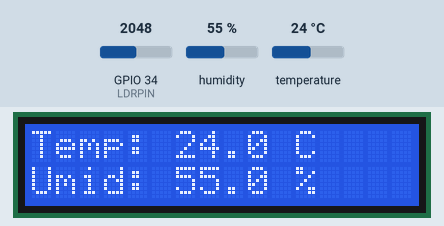
This sketch was run on a simulated ESP32. Parts: 16×2 character LCD. The inputs (shaded band) are chosen by the test bench; at power-on: humidity 55 %, temperature 24 °C, GPIO 34 (LDRPIN) = 2048. What the sketch prints to the serial monitor is not drawn.

Above: at 2.7 s.
2.8 s: humidity set to 22 %
At 5.0 s:
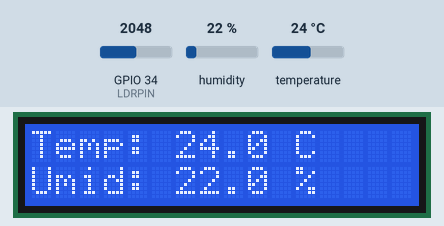
5.5 s: temperature set to 12 °C
At 6.5 s:
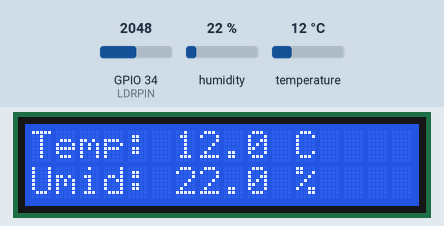
8.2 s: humidity set to 40 %
At 10.7 s:
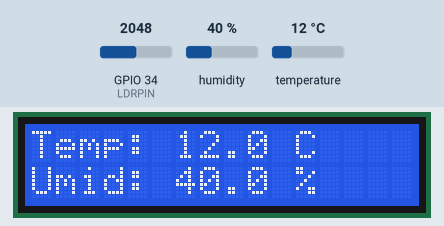
11.2 s: temperature set to 19 °C
At 12.2 s:
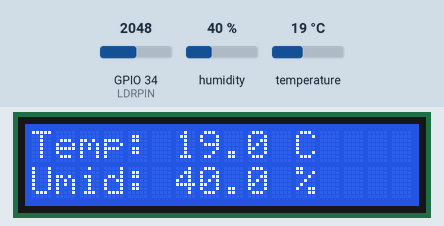
Timing chart, 0 to 14.2 s (numbered marks = the images above; inputs shaded):
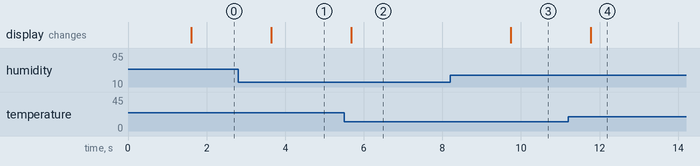

The sketch:

sketch.ino
```cpp
/**
 * LAB 06: Comunicação I2C e a Transição Monolítico -> M3F Sliced
 * UC S122 - Internet das Coisas | SENAI Porto Alegre
 *
 * Este arquivo contém o Código Monolítico de Partida.
 * Siga as instruções do README.md para fatiar este código em abas modulares!
 */

#include <DHT.h>
#include <Wire.h>
#include <LiquidCrystal_I2C.h>

#define DHTPIN 15
#define DHTTYPE DHT22
#define LDRPIN 34

DHT dht(DHTPIN, DHTTYPE);
LiquidCrystal_I2C lcd(0x27, 16, 2);

void setup() {
  Serial.begin(115200);
  dht.begin();

  // Inicialização do LCD I2C
  lcd.init();
  lcd.backlight();
  lcd.clear();
  lcd.setCursor(0, 0);
  lcd.print("Estufa IoT Monol");
  delay(1500);
}

void loop() {
  // Leitura dos Sensores
  float temp = dht.readTemperature();
  float umid = dht.readHumidity();
  int luzRaw = analogRead(LDRPIN);
  int luzPerc = map(luzRaw, 0, 4095, 0, 100);

  if (isnan(temp) || isnan(umid)) {
    Serial.println("Erro ao ler dados dos sensores!");
    delay(2000);
    return;
  }

  // Envio Serial (Debug)
  Serial.printf(
    "T: %.1f C | U: %.1f %% | Luz: %d%%\n",
    temp, umid, luzPerc
  );

  // Exibição no LCD (Visualização Local)
  lcd.clear();
  lcd.setCursor(0, 0);
  lcd.print("Temp: ");
  lcd.print(temp, 1);
  lcd.print(" C");
  lcd.setCursor(0, 1);
  lcd.print("Umid: ");
  lcd.print(umid, 1);
  lcd.print(" %");

  delay(2000); // O DHT22 necessita de pelo menos 2s
}
```

Measured:
- after the input at 2.8 s, the display: changes after 0.85 s (image 1)
- after the input at 5.5 s, the display: changes after 0.18 s (image 2)
- after the input at 8.2 s, the display: changes after 1.5 s (image 3)
- after the input at 11.2 s, the display: changes after 0.57 s (image 4)
